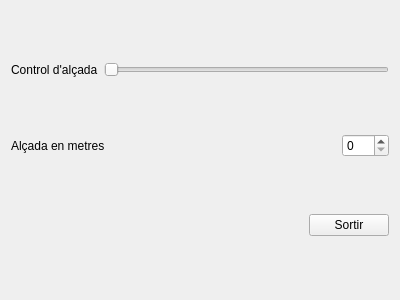
<?xml version="1.0" encoding="UTF-8"?>
<ui version="4.0">
 <class>MyForm</class>
 <widget class="QWidget" name="MyForm">
  <property name="geometry">
   <rect>
    <x>0</x>
    <y>0</y>
    <width>400</width>
    <height>300</height>
   </rect>
  </property>
  <property name="windowTitle">
   <string>Form</string>
  </property>
  <layout class="QVBoxLayout" name="verticalLayout">
   <item>
    <layout class="QHBoxLayout" name="horizontalLayout">
     <item>
      <widget class="QLabel" name="label">
       <property name="text">
        <string>Control d'alçada</string>
       </property>
      </widget>
     </item>
     <item>
      <widget class="QSlider" name="horizontalSlider">
       <property name="maximum">
        <number>100</number>
       </property>
       <property name="orientation">
        <enum>Qt::Horizontal</enum>
       </property>
      </widget>
     </item>
    </layout>
   </item>
   <item>
    <layout class="QHBoxLayout" name="horizontalLayout_2">
     <item>
      <widget class="QLabel" name="label_2">
       <property name="text">
        <string>Alçada en metres</string>
       </property>
      </widget>
     </item>
     <item>
      <spacer name="horizontalSpacer_2">
       <property name="orientation">
        <enum>Qt::Horizontal</enum>
       </property>
       <property name="sizeHint" stdset="0">
        <size>
         <width>40</width>
         <height>20</height>
        </size>
       </property>
      </spacer>
     </item>
     <item>
      <widget class="QSpinBox" name="spinBox">
       <property name="maximum">
        <number>100</number>
       </property>
      </widget>
     </item>
    </layout>
   </item>
   <item>
    <layout class="QHBoxLayout" name="horizontalLayout_3">
     <item>
      <spacer name="horizontalSpacer_3">
       <property name="orientation">
        <enum>Qt::Horizontal</enum>
       </property>
       <property name="sizeHint" stdset="0">
        <size>
         <width>40</width>
         <height>20</height>
        </size>
       </property>
      </spacer>
     </item>
     <item>
      <widget class="QPushButton" name="pushButton">
       <property name="text">
        <string>Sortir</string>
       </property>
      </widget>
     </item>
    </layout>
   </item>
  </layout>
 </widget>
 <resources/>
 <connections>
  <connection>
   <sender>horizontalSlider</sender>
   <signal>valueChanged(int)</signal>
   <receiver>spinBox</receiver>
   <slot>setValue(int)</slot>
   <hints>
    <hint type="sourcelabel">
     <x>214</x>
     <y>57</y>
    </hint>
    <hint type="destinationlabel">
     <x>362</x>
     <y>152</y>
    </hint>
   </hints>
  </connection>
  <connection>
   <sender>spinBox</sender>
   <signal>valueChanged(int)</signal>
   <receiver>horizontalSlider</receiver>
   <slot>setValue(int)</slot>
   <hints>
    <hint type="sourcelabel">
     <x>364</x>
     <y>138</y>
    </hint>
    <hint type="destinationlabel">
     <x>350</x>
     <y>54</y>
    </hint>
   </hints>
  </connection>
  <connection>
   <sender>pushButton</sender>
   <signal>clicked()</signal>
   <receiver>MyForm</receiver>
   <slot>close()</slot>
   <hints>
    <hint type="sourcelabel">
     <x>334</x>
     <y>255</y>
    </hint>
    <hint type="destinationlabel">
     <x>322</x>
     <y>349</y>
    </hint>
   </hints>
  </connection>
 </connections>
</ui>
